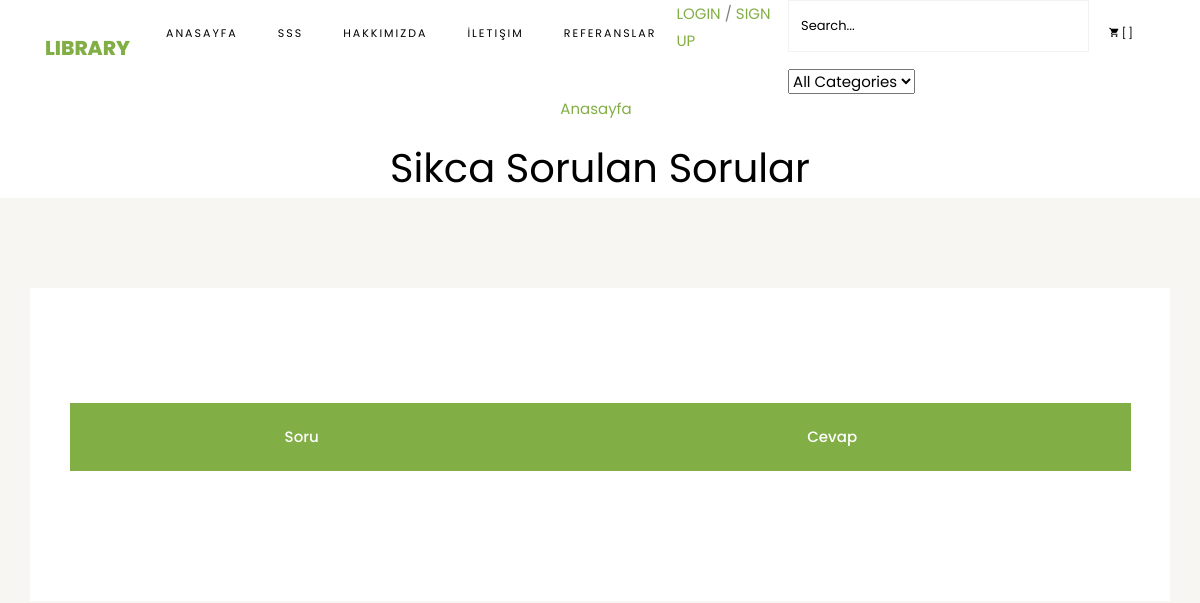
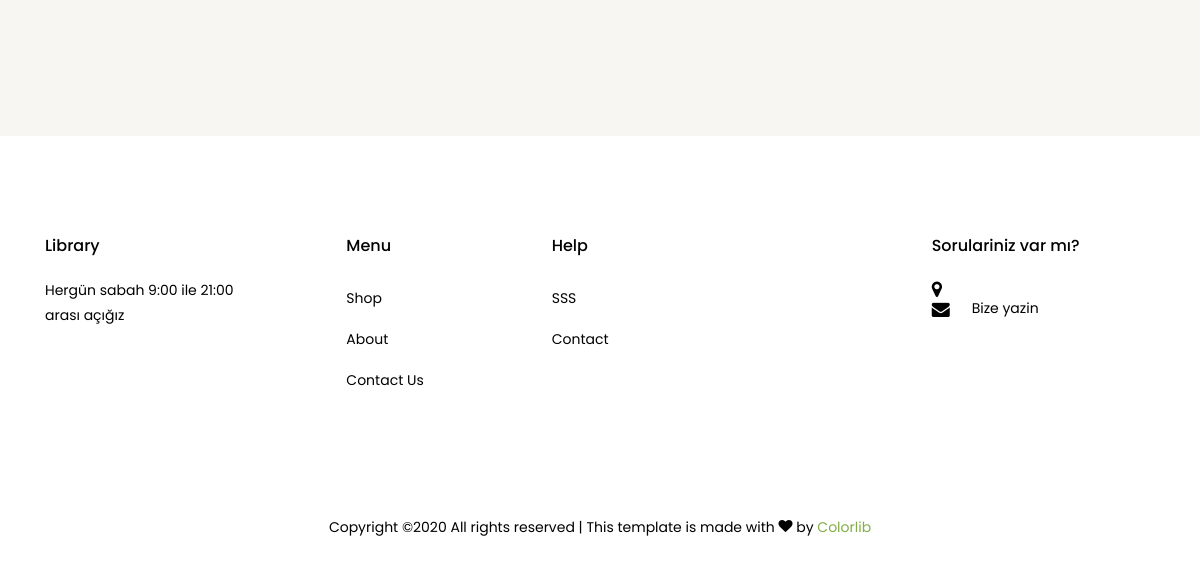
/sss/, run on an earlier commit of the app's database (2 pictures, top to bottom).
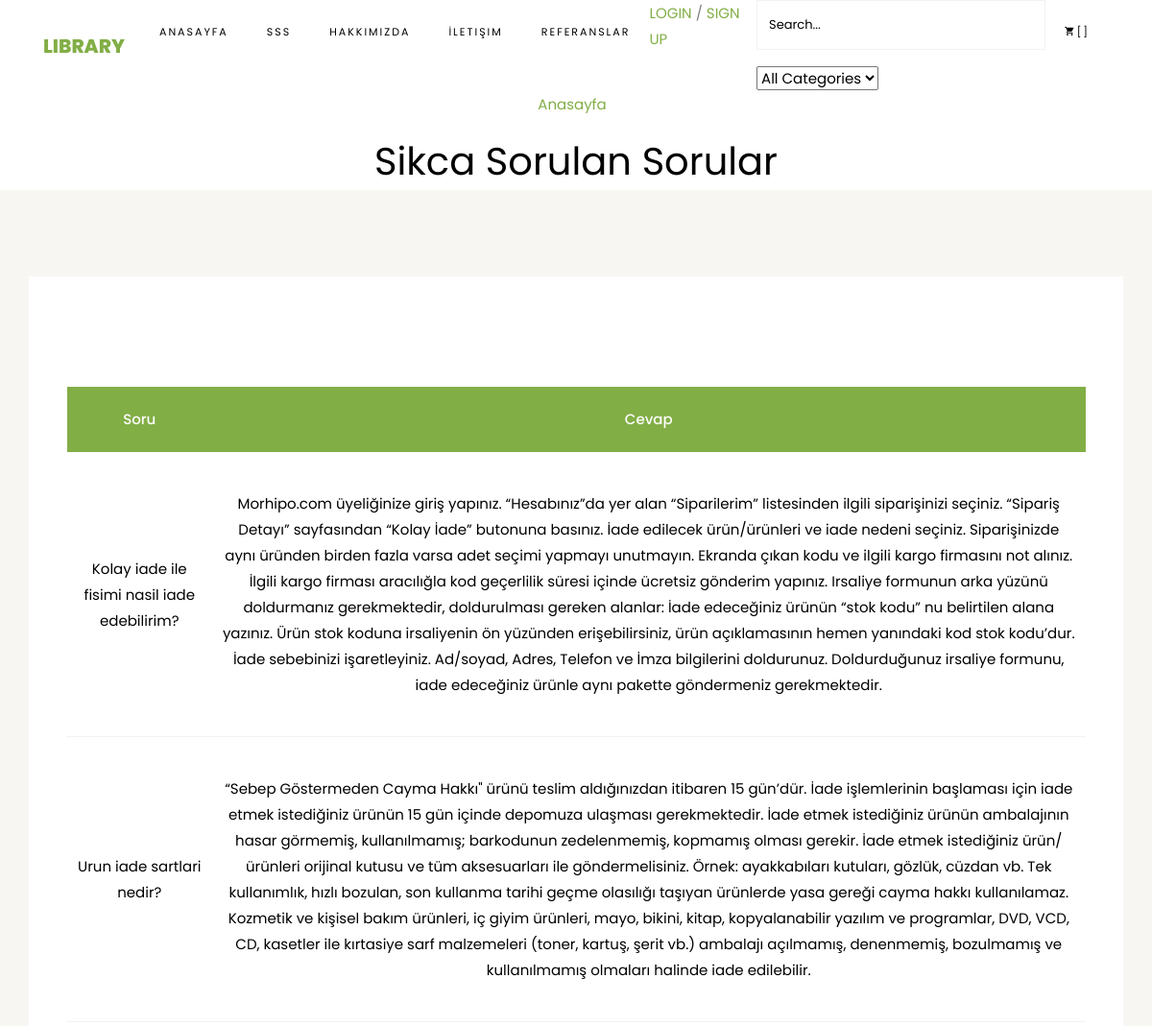
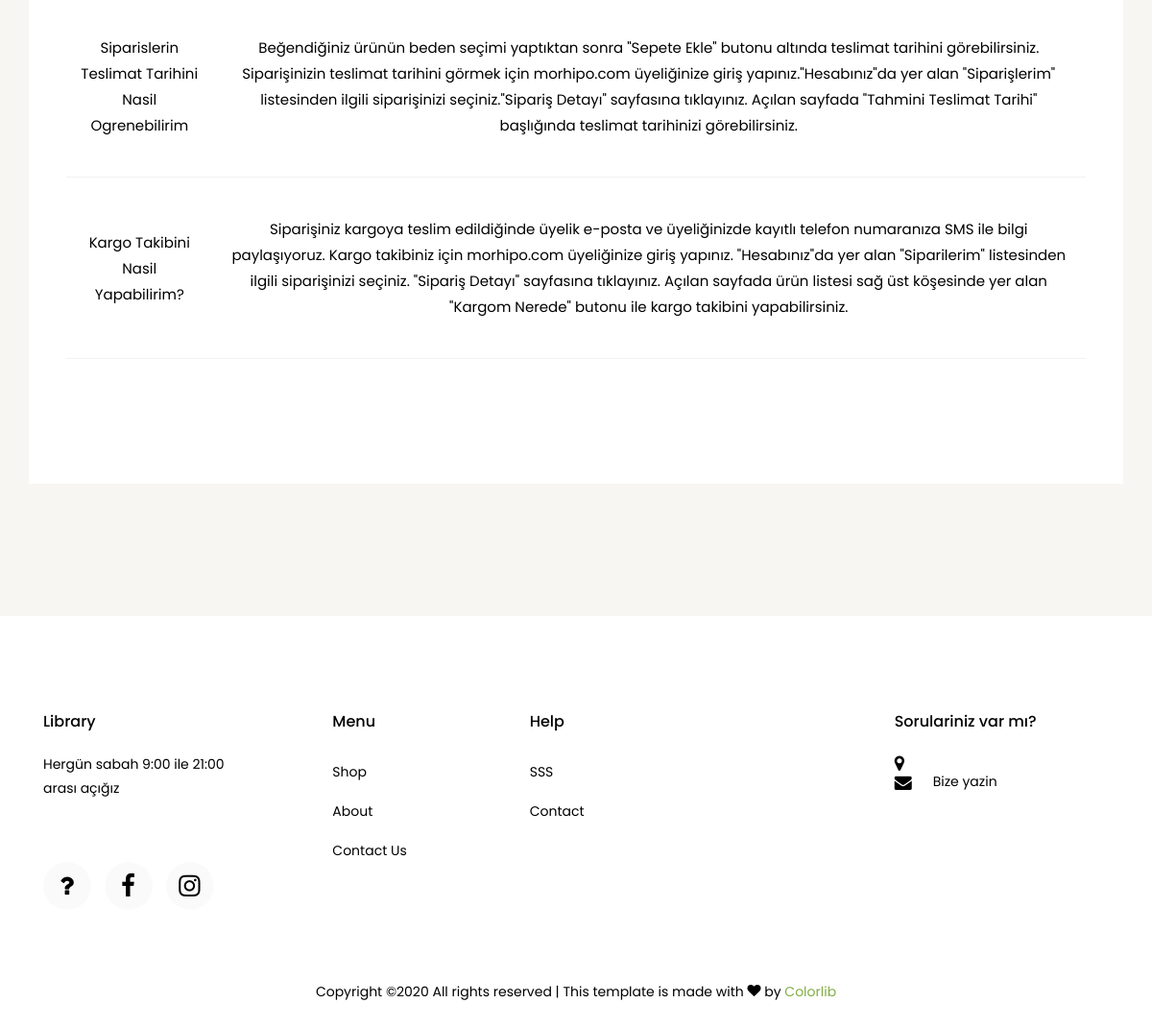
And on a later commit of the database (2 pictures, top to bottom).
### home/models.py (models this page shows, shortened)
class FAQ(models.Model):
    STATUS = (
        ('True', 'Evet'),
        ('False', 'Hayir'),
    )
    ordernumber = models.IntegerField()
    question = models.CharField(max_length=150)
    answer = models.TextField()
    status = models.CharField(max_length=10,choices=STATUS)
    create_at = models.DateTimeField (auto_now_add=True)
    update_at = models.DateTimeField (auto_now=True)

### order/views.py (the view)
# urls.py: path('sss/', orderviews.faq, name='faq'),
def faq(request):
    category = Category.objects.all()
    menu = Menu.objects.all()
    faq= FAQ.objects.all().order_by('ordernumber')
    context = {
        'category': category,
        'faq': faq,
        'menu': menu,
    }
    return render(request, 'faq.html', context)

### home/templates/faq.html (shortened to what this page needs)
{% extends 'homebase.html' %}
{% load static %}
{% block content %}
<!DOCTYPE html>
<html lang="en">
<head>
	<link rel="stylesheet" href="css/open-iconic-bootstrap.min.css">
	<link rel="stylesheet" href="css/animate.css">
	<link rel="stylesheet" href="css/owl.carousel.min.css">
	<link rel="stylesheet" href="css/owl.theme.default.min.css">
	<link rel="stylesheet" href="css/magnific-popup.css">
	<link rel="stylesheet" href="css/aos.css">
	<link rel="stylesheet" href="css/ionicons.min.css">
	<link rel="stylesheet" href="css/bootstrap-datepicker.css">
	<link rel="stylesheet" href="css/jquery.timepicker.css">
	<link rel="stylesheet" href="css/flaticon.css">
	<link rel="stylesheet" href="css/icomoon.css">
	<link rel="stylesheet" href="css/style.css">
</head>
<body class="goto-here">
<div >
	<div class="container">
		<div class="row no-gutters slider-text align-items-center justify-content-center">
			<div class="col-md-9 ftco-animate text-center">
				<p class="breadcrumbs"><span class="mr-2"><a href="/">Anasayfa</a></span></p>
				<h1 class="mb-0 bread">Sikca Sorulan Sorular</h1>
			</div>
		</div>
	</div>
</div>
<section class="ftco-section contact-section bg-light">
	<div class="container">
		<div class="row d-flex mb-5 contact-info">
			<div class="info bg-white p-4">
				<section class="ftco-section ftco-cart">
					<div class="container">
						<div class="row">
							<div class="col-md-12 ftco-animate">
								<div class="cart-list">
									<table class="table">
										<thead class="thead-primary">
										<tr class="text-center">
											<th>Soru</th>
											<th>Cevap</th>
										</tr>
										</thead>
										<tbody>
										{% for rs in faq %}
										<td class="price">{{ rs.question }}</td>
										<td class="price">{{ rs.answer }}</td>
										{% endfor %}
										</tbody>
									</table>
								</div>
							</div>
						</div>
					</div>
			</div>
</section>
</body>
</html>
{% endblock %}

What changed in the data, as far as the page shows it:
added FAQ: question "Kolay iade ile fisimi nasil iade edebilirim?", answer "Morhipo.com üyeliğinize giriş yapınız. “Hesabınız”da yer alan “Siparilerim” listesinden ilgili siparişinizi seçiniz. “Sipariş Detayı” sayfasından “Kolay İade” butonuna basınız. İade edilecek ürün/ürünleri ve iade nedeni seçiniz. Siparişinizde aynı üründen birden fazla varsa adet seçimi yapmayı unutmayın. Ekranda çıkan kodu ve ilgili kargo firmasını not alınız. İlgili kargo firması aracılığla kod geçerlilik süresi içinde ücretsiz gönderim yapınız. Irsaliye formunun arka yüzünü doldurmanız gerekmektedir, doldurulması gereken alanlar: İade edeceğiniz ürünün “stok kodu” nu belirtilen alana yazınız. Ürün stok koduna irsaliyenin ön yüzünden erişebilirsiniz, ürün açıklamasının hemen yanındaki kod…"
added FAQ: question "Urun iade sartlari nedir?", answer "“Sebep Göstermeden Cayma Hakkı\" ürünü teslim aldığınızdan itibaren 15 gün’dür. İade işlemlerinin başlaması için iade etmek istediğiniz ürünün 15 gün içinde depomuza ulaşması gerekmektedir. İade etmek istediğiniz ürünün ambalajının hasar görmemiş, kullanılmamış; barkodunun zedelenmemiş, kopmamış olması gerekir. İade etmek istediğiniz ürün/ürünleri orijinal kutusu ve tüm aksesuarları ile göndermelisiniz. Örnek: ayakkabıları kutuları, gözlük, cüzdan vb. Tek kullanımlık, hızlı bozulan, son kullanma tarihi geçme olasılığı taşıyan ürünlerde yasa gereği cayma hakkı kullanılamaz. Kozmetik ve kişisel bakım ürünleri, iç giyim ürünleri, mayo, bikini, kitap, kopyalanabilir yazılım ve programlar, DVD,…"
added FAQ: question "Siparislerin Teslimat Tarihini Nasil Ogrenebilirim", answer "Beğendiğiniz ürünün beden seçimi yaptıktan sonra \"Sepete Ekle\" butonu altında teslimat tarihini görebilirsiniz. Siparişinizin teslimat tarihini görmek için morhipo.com üyeliğinize giriş yapınız.\"Hesabınız\"da yer alan \"Siparişlerim\" listesinden ilgili siparişinizi seçiniz.\"Sipariş Detayı\" sayfasına tıklayınız. Açılan sayfada \"Tahmini Teslimat Tarihi\" başlığında teslimat tarihinizi görebilirsiniz."
added FAQ: question "Kargo Takibini Nasil Yapabilirim?", answer "Siparişiniz kargoya teslim edildiğinde üyelik e-posta ve üyeliğinizde kayıtlı telefon numaranıza SMS ile bilgi paylaşıyoruz. Kargo takibiniz için morhipo.com üyeliğinize giriş yapınız. \"Hesabınız\"da yer alan \"Siparilerim\" listesinden ilgili siparişinizi seçiniz. \"Sipariş Detayı\" sayfasına tıklayınız. Açılan sayfada ürün listesi sağ üst köşesinde yer alan \"Kargom Nerede\" butonu ile kargo takibini yapabilirsiniz."
